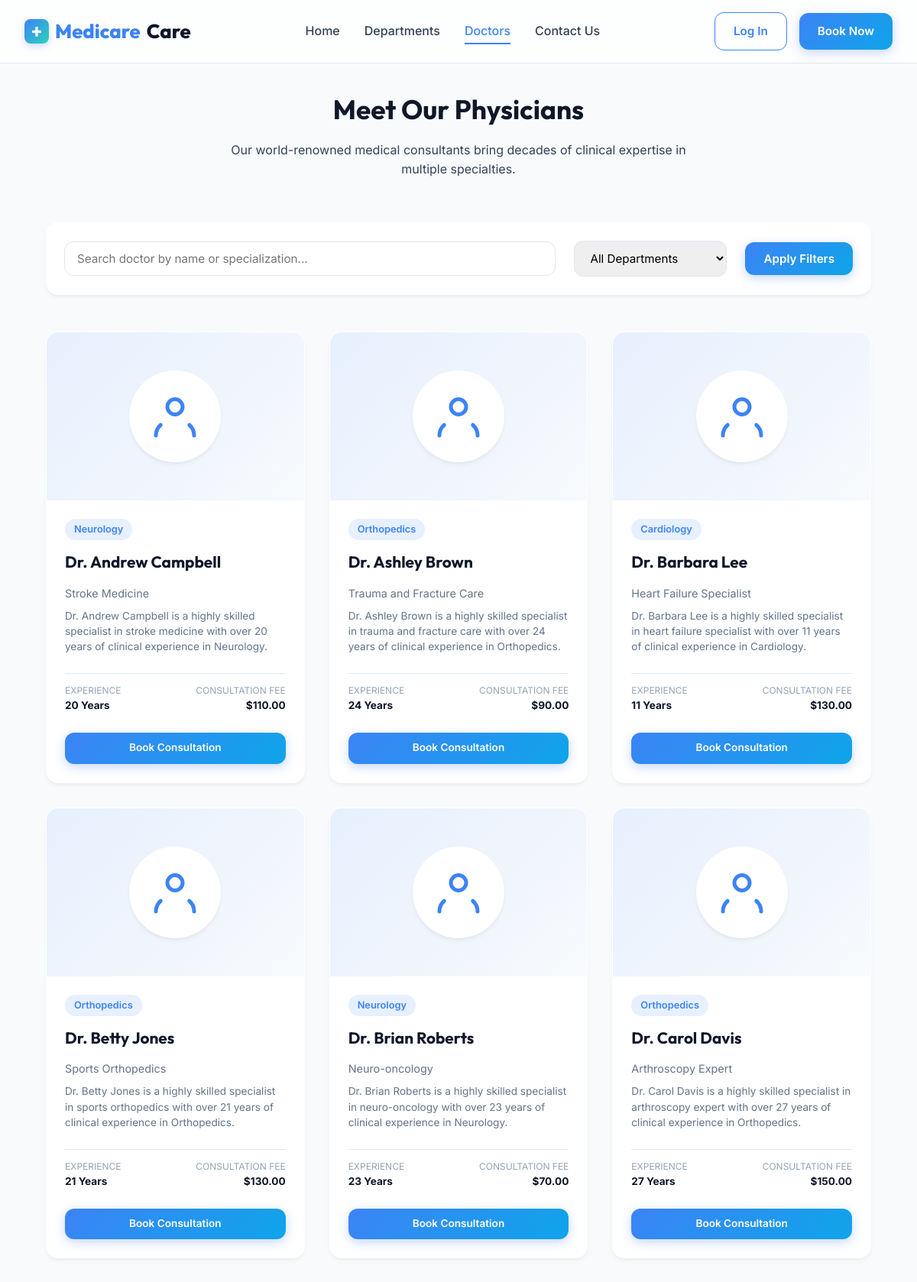
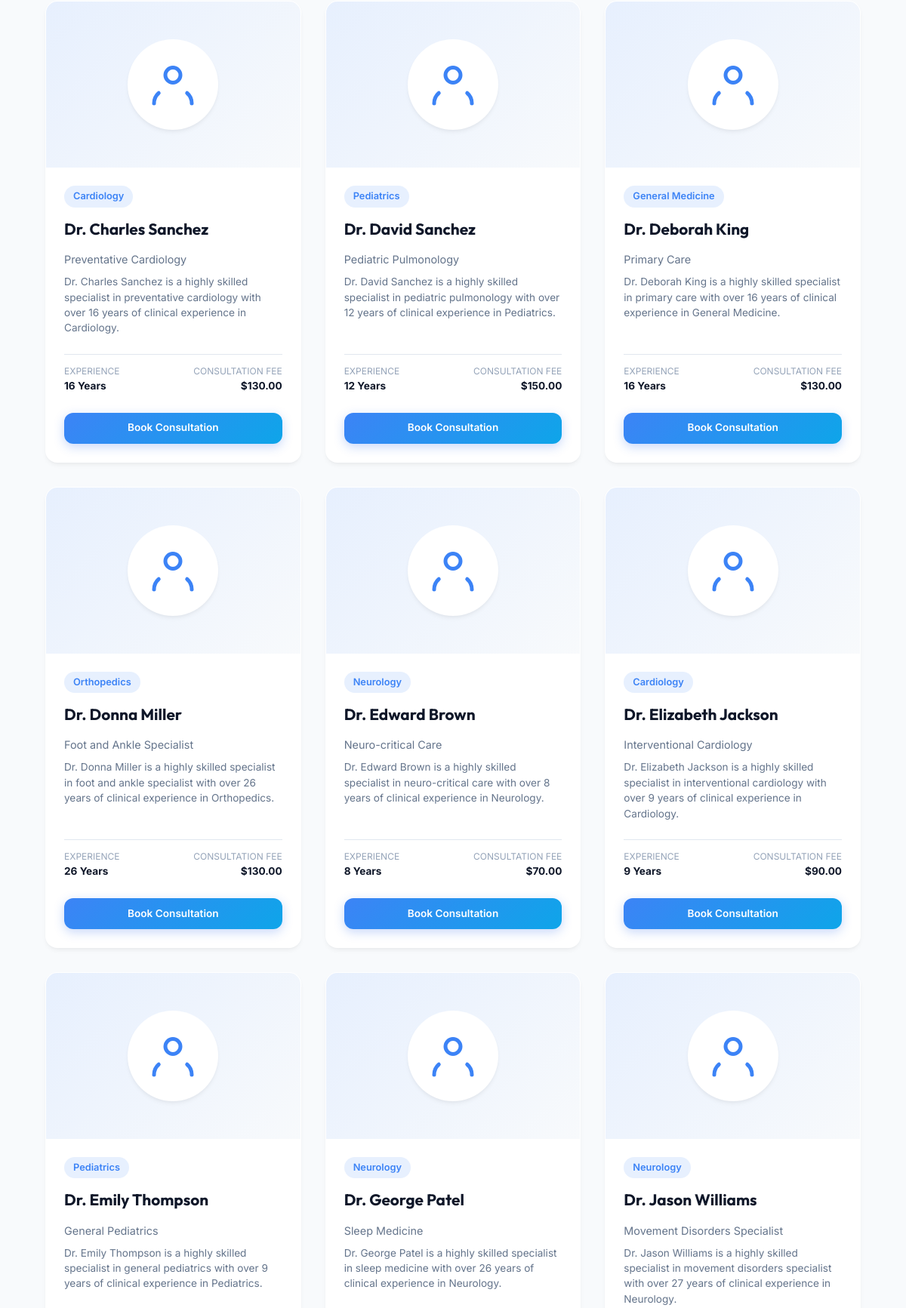
Page /pages/doctors.php (upper part) on the committed database (2 pictures, top to bottom).
### tables this page shows
CREATE TABLE doctors (
    id INT AUTO_INCREMENT PRIMARY KEY,
    user_id INT NOT NULL UNIQUE,
    department_id INT,
    specialization VARCHAR(100),
    experience_years INT,
    consultation_fee DECIMAL(10,2) NOT NULL DEFAULT 0.00,
    bio TEXT,
    created_at TIMESTAMP DEFAULT CURRENT_TIMESTAMP,
    CONSTRAINT fk_doctor_user FOREIGN KEY (user_id) REFERENCES users(id) ON DELETE CASCADE,
    CONSTRAINT fk_doctor_department FOREIGN KEY (department_id) REFERENCES departments(id) ON DELETE SET NULL
);

CREATE TABLE departments (
    id INT AUTO_INCREMENT PRIMARY KEY,
    name VARCHAR(100) NOT NULL UNIQUE,
    description TEXT,
    icon VARCHAR(50) NOT NULL,
    created_at TIMESTAMP DEFAULT CURRENT_TIMESTAMP
);

CREATE TABLE users (
    id INT AUTO_INCREMENT PRIMARY KEY,
    username VARCHAR(50) NOT NULL UNIQUE,
    password VARCHAR(255) NOT NULL,
    email VARCHAR(100) NOT NULL UNIQUE,
    first_name VARCHAR(50) NOT NULL,
    last_name VARCHAR(50) NOT NULL,
    role ENUM('patient', 'doctor', 'nurse', 'admin') NOT NULL,
    phone VARCHAR(20),
    gender ENUM('male', 'female', 'other'),
    dob DATE,
    created_at TIMESTAMP DEFAULT CURRENT_TIMESTAMP
);

### pages/doctors.php (the view, shortened to what this page needs)
<?php
require_once '../includes/header.php';
require_once '../includes/db.php';
$search_query = isset($_GET['search']) ? trim($_GET['search']) : '';
$doctors = [];
try {
    $sql = "
        SELECT d.*, u.first_name, u.last_name, u.email, u.phone, u.gender,
               dept.name as department_name, dept.icon as department_icon
        FROM doctors d
        JOIN users u ON d.user_id = u.id
        LEFT JOIN departments dept ON d.department_id = dept.id
        WHERE 1=1
    ";
    $params = [];
    $sql .= " ORDER BY u.first_name ASC";
    $stmt = $pdo->prepare($sql);
    $stmt->execute($params);
    $doctors = $stmt->fetchAll();
} catch (PDOException $e) {
}
?>
<div class="fade-in">
    <div class="section-title">
        <h2>Meet Our Physicians</h2>
        <p>Our world-renowned medical consultants bring decades of clinical expertise in multiple specialties.</p>
    </div>
    <div class="search-filter-bar">
        <form method="GET" action="doctors.php" style="display:flex; width:100%; gap:1.5rem; flex-wrap:wrap; align-items:center;">
            <div class="search-input-wrapper">
                <input type="text" name="search" class="form-control" placeholder="Search doctor by name or specialization..." value="<?php echo htmlspecialchars($search_query); ?>">
            </div>
            <div style="min-width:200px;">
                <select name="department_id" class="form-control" onchange="this.form.submit()">
                    <option value="0">All Departments</option>
                </select>
            </div>
            <button type="submit" class="btn btn-primary">Apply Filters</button>
        </form>
    </div>
    <div class="doctors-grid">
        <?php if (count($doctors) === 0): ?>
            <div style="grid-column: 1 / -1; text-align:center; padding:3rem; background:white; border-radius:var(--radius-lg); box-shadow:var(--shadow-md);">
                <h3>No Medical Specialists Found</h3>
                <p style="color:#64748b; margin-top:0.5rem;">Try adjusting your search queries or department dropdown selections.</p>
            </div>
        <?php else: ?>
            <?php foreach ($doctors as $doc): ?>
                <div class="doc-card">
                    <div class="doc-img-container">
                        <div class="doc-avatar-svg">
                            <svg width="60" height="60" viewBox="0 0 24 24" fill="none" stroke="currentColor" stroke-width="2" stroke-linecap="round" stroke-linejoin="round">
                                <path d="M4.5 16.5c-1.5 1.26-2.5 3.19-2.5 5.5"/>
                                <path d="M22 22c0-2.31-1-4.24-2.5-5.5"/>
                                <circle cx="12" cy="7" r="4"/>
                            </svg>
                        </div>
                    </div>
                    <div class="doc-info">
                        <span class="doc-dept-tag"><?php echo htmlspecialchars($doc['department_name'] ?? 'General Medicine'); ?></span>
                        <h3>Dr. <?php echo htmlspecialchars($doc['first_name'] . ' ' . $doc['last_name']); ?></h3>
                        <div class="doc-specialty"><?php echo htmlspecialchars($doc['specialization']); ?></div>
                        <p style="font-size:0.85rem; color:#64748b; margin-bottom:1.5rem; line-height:1.5;">
                            <?php echo htmlspecialchars($doc['bio'] ?? 'Medical practitioner dedicated to premium patient recovery plans.'); ?>
                        </p>
                        <div class="doc-meta">
                            <div>
                                <span style="display:block; font-size:0.75rem; color:#94a3b8; text-transform:uppercase;">Experience</span>
                                <strong style="color:var(--dark);"><?php echo intval($doc['experience_years']); ?> Years</strong>
                            </div>
                            <div style="text-align:right;">
                                <span style="display:block; font-size:0.75rem; color:#94a3b8; text-transform:uppercase;">Consultation Fee</span>
                                <span class="doc-fee">$<?php echo number_format($doc['consultation_fee'], 2); ?></span>
                            </div>
                        </div>
                        <div style="margin-top: 1.5rem; width: 100%;">
                            <a href="appointments.php?doctor_id=<?php echo $doc['id']; ?>" class="btn btn-primary" style="width:100%; justify-content:center; font-size:0.85rem; padding:0.6rem 1rem;">Book Consultation</a>
                        </div>
                    </div>
                </div>
            <?php endforeach; ?>
        <?php endif; ?>
    </div>
</div>
<?php require_once '../includes/footer.php'; ?>

### css/style.css (style rules this page uses)
:root { --font-primary: 'Outfit', sans-serif; --font-secondary: 'Inter', sans-serif; --primary: hsl(217, 91%, 60%); --primary-hover: hsl(217, 91%, 50%); --primary-soft: hsl(217, 91%, 95%); --secondary: #0ea5e9; --accent: hsl(172, 66%, 50%); --accent-hover: hsl(172, 66%, 40%); --dark: hsl(222, 47%, 11%); --dark-soft: hsl(215, 25%, 27%); --bg-main: hsl(210, 40%, 98%); --bg-card: #ffffff; --bg-glass: rgba(255, 255, 255, 0.75); --success: #10b981; --error: #ef4444; --warning: #f59e0b; --info: #3b82f6; --border-color: hsl(214, 32%, 91%); --radius-sm: 8px; --radius-md: 12px; --radius-lg: 16px; --radius-xl: 24px; --shadow-sm: 0 1px 3px rgba(0,0,0,0.1); --shadow-md: 0 4px 6px -1px rgba(0,0,0,0.05), 0 2px 4px -1px rgba(0,0,0,0.03); --shadow-lg: 0 10px 25px -5px rgba(0, 0, 0, 0.05), 0 8px 10px -6px rgba(0, 0, 0, 0.03); --shadow-xl: 0 20px 25px -5px rgba(0, 0, 0, 0.08), 0 10px 10px -5px rgba(0, 0, 0, 0.04); --transition: all 0.3s cubic-bezier(0.4, 0, 0.2, 1); }
* { margin: 0; padding: 0; box-sizing: border-box; }
body { font-family: var(--font-secondary); background-color: var(--bg-main); color: var(--dark-soft); line-height: 1.6; overflow-x: hidden; }
h1, h2, h3, h4, h5, h6 { font-family: var(--font-primary); color: var(--dark); font-weight: 700; }
a { text-decoration: none; color: inherit; transition: var(--transition); }
button, input, select, textarea { font-family: inherit; }
.btn { display: inline-flex; align-items: center; gap: 0.5rem; padding: 0.75rem 1.5rem; border-radius: var(--radius-md); font-weight: 600; font-size: 0.95rem; cursor: pointer; transition: var(--transition); border: none; outline: none; }
.btn-primary { background: linear-gradient(135deg, var(--primary), var(--secondary)); color: white; box-shadow: 0 4px 14px rgba(37, 99, 235, 0.25); }
.section-title { text-align: center; margin-bottom: 3.5rem; }
.section-title h2 { font-size: 2.2rem; margin-bottom: 0.75rem; }
.section-title p { color: var(--dark-soft); max-width: 600px; margin: 0 auto; }
.departments-grid, .doctors-grid { display: grid; grid-template-columns: repeat(auto-fill, minmax(280px, 1fr)); gap: 2rem; margin-bottom: 4rem; }
.dept-card, .doc-card { background: var(--bg-card); border-radius: var(--radius-lg); padding: 2.5rem 2rem; box-shadow: var(--shadow-md); transition: var(--transition); border: 1px solid transparent; display: flex; flex-direction: column; align-items: flex-start; }
.dept-card h3, .doc-card h3 { margin-bottom: 0.75rem; font-size: 1.3rem; }
.doc-card { padding: 0; overflow: hidden; }
.doc-img-container { width: 100%; height: 220px; background: linear-gradient(135deg, var(--primary-soft), var(--bg-main)); display: flex; align-items: center; justify-content: center; position: relative; }
.doc-avatar-svg { width: 120px; height: 120px; border-radius: 50%; background: white; box-shadow: var(--shadow-md); display: flex; align-items: center; justify-content: center; color: var(--primary); }
.doc-info { padding: 1.5rem; display: flex; flex-direction: column; width: 100%; flex-grow: 1; }
.doc-dept-tag { background: var(--primary-soft); color: var(--primary); padding: 0.25rem 0.75rem; border-radius: 20px; font-size: 0.8rem; font-weight: 600; align-self: flex-start; margin-bottom: 0.75rem; }
.doc-specialty { font-size: 0.9rem; color: #64748b; margin-bottom: 0.5rem; }
.doc-meta { display: flex; justify-content: space-between; font-size: 0.85rem; border-top: 1px solid var(--border-color); padding-top: 0.75rem; margin-top: auto; width: 100%; }
.doc-fee { font-weight: 700; color: var(--dark); }
.form-control { padding: 0.75rem 1rem; border: 1px solid var(--border-color); border-radius: var(--radius-md); font-size: 0.95rem; transition: var(--transition); outline: none; width: 100%; }
.search-filter-bar { background: white; border-radius: var(--radius-lg); padding: 1.5rem; box-shadow: var(--shadow-md); display: flex; gap: 1.5rem; align-items: center; margin-bottom: 3rem; flex-wrap: wrap; }
.search-input-wrapper { flex-grow: 1; position: relative; }
.fade-in { animation: fadeIn 0.4s ease forwards; }

### rows in the picture
doctors: department.name "Neurology", user.last_name "Andrew Campbell", specialization "Stroke Medicine", bio "Dr. Andrew Campbell is a highly skilled specialist in stroke medicine with over 20 years of clinical experience in Neurology.", experience_years "20", consultation_fee "110.00"
doctors: department.name "Orthopedics", user.last_name "Ashley Brown", specialization "Trauma and Fracture Care", bio "Dr. Ashley Brown is a highly skilled specialist in trauma and fracture care with over 24 years of clinical experience in Orthopedics.", experience_years "24", consultation_fee "90.00"
doctors: department.name "Cardiology", user.last_name "Barbara Lee", specialization "Heart Failure Specialist", bio "Dr. Barbara Lee is a highly skilled specialist in heart failure specialist with over 11 years of clinical experience in Cardiology.", experience_years "11", consultation_fee "130.00"
doctors: department.name "Orthopedics", user.last_name "Betty Jones", specialization "Sports Orthopedics", bio "Dr. Betty Jones is a highly skilled specialist in sports orthopedics with over 21 years of clinical experience in Orthopedics.", experience_years "21", consultation_fee "130.00"
doctors: department.name "Neurology", user.last_name "Brian Roberts", specialization "Neuro-oncology", bio "Dr. Brian Roberts is a highly skilled specialist in neuro-oncology with over 23 years of clinical experience in Neurology.", experience_years "23", consultation_fee "70.00"
doctors: department.name "Orthopedics", user.last_name "Carol Davis", specialization "Arthroscopy Expert", bio "Dr. Carol Davis is a highly skilled specialist in arthroscopy expert with over 27 years of clinical experience in Orthopedics.", experience_years "27", consultation_fee "150.00"
doctors: department.name "Cardiology", user.last_name "Charles Sanchez", specialization "Preventative Cardiology", bio "Dr. Charles Sanchez is a highly skilled specialist in preventative cardiology with over 16 years of clinical experience in Cardiology.", experience_years "16", consultation_fee "130.00"
doctors: department.name "Pediatrics", user.last_name "David Sanchez", specialization "Pediatric Pulmonology", bio "Dr. David Sanchez is a highly skilled specialist in pediatric pulmonology with over 12 years of clinical experience in Pediatrics.", experience_years "12", consultation_fee "150.00"
doctors: department.name "General Medicine", user.last_name "Deborah King", specialization "Primary Care", bio "Dr. Deborah King is a highly skilled specialist in primary care with over 16 years of clinical experience in General Medicine.", experience_years "16", consultation_fee "130.00"
doctors: department.name "Orthopedics", user.last_name "Donna Miller", specialization "Foot and Ankle Specialist", bio "Dr. Donna Miller is a highly skilled specialist in foot and ankle specialist with over 26 years of clinical experience in Orthopedics.", experience_years "26", consultation_fee "130.00"
doctors: department.name "Neurology", user.last_name "Edward Brown", specialization "Neuro-critical Care", bio "Dr. Edward Brown is a highly skilled specialist in neuro-critical care with over 8 years of clinical experience in Neurology.", experience_years "8", consultation_fee "70.00"
doctors: department.name "Cardiology", user.last_name "Elizabeth Jackson", specialization "Interventional Cardiology", bio "Dr. Elizabeth Jackson is a highly skilled specialist in interventional cardiology with over 9 years of clinical experience in Cardiology.", experience_years "9", consultation_fee "90.00", $doc['id'] 1 (drawn)
doctors: department.name "Pediatrics", user.last_name "Emily Thompson", specialization "General Pediatrics", bio "Dr. Emily Thompson is a highly skilled specialist in general pediatrics with over 9 years of clinical experience in Pediatrics."
doctors: department.name "Neurology", user.last_name "George Patel", specialization "Sleep Medicine", bio "Dr. George Patel is a highly skilled specialist in sleep medicine with over 26 years of clinical experience in Neurology."
doctors: department.name "Neurology", user.last_name "Jason Williams", specialization "Movement Disorders Specialist", bio "Dr. Jason Williams is a highly skilled specialist in movement disorders specialist with over 27 years of clinical experience in Neurology."
